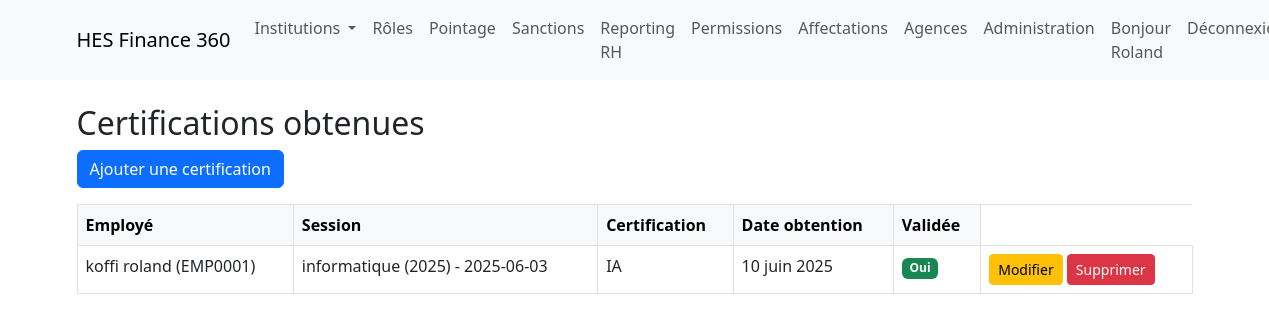
Page /rh/certifications/ (signed in) on the committed database.
### rh/models.py (models this page shows, shortened)
class CertificationEmploye(models.Model):
    employe = models.ForeignKey('institutions.Employe', on_delete=models.CASCADE, related_name='certifications_formation')
    session = models.ForeignKey('SessionFormation', on_delete=models.CASCADE, related_name='certifications')
    annee = models.PositiveIntegerField()

class SessionFormation(models.Model):
    formation = models.ForeignKey('Formation', on_delete=models.CASCADE, related_name='sessions')
    date_debut = models.DateField()
    date_fin = models.DateField()
    lieu = models.CharField(max_length=200)
    theme = models.CharField(max_length=200, blank=True, null=True)
    intervenant = models.CharField(max_length=200, blank=True, null=True)

class Formation(models.Model):
    nom = models.CharField(max_length=200)
    description = models.TextField(blank=True, null=True)
    annee = models.PositiveIntegerField()
    def __str__(self):
        return f"{self.nom} ({self.annee})"

### institutions/models.py (models this page shows, shortened)
class Employe(models.Model):
    user = models.OneToOneField(User, on_delete=models.CASCADE, null=True, blank=True, related_name='employe')
    class Meta:
        app_label = 'institutions'
    SEXE_CHOICES = [
        ('M', 'Masculin'),
        ('F', 'Féminin'),
        ('Autre', 'Autre'),
    ]
    SITUATION_CHOICES = [
        ('celibataire', 'Célibataire'),
        ('marie', 'Marié(e)'),
        ('divorce', 'Divorcé(e)'),
        ('veuf', 'Veuf(ve)'),
        ('autre', 'Autre'),
    ]
    CONTRAT_CHOICES = [
        ('CDI', 'CDI'),
        ('CDD', 'CDD'),
        ('Stage', 'Stage'),
        ('Interim', 'Intérim'),
        ('Autre', 'Autre'),
    ]
    STATUT_CHOICES = [
        ('actif', 'Actif'),
        ('inactif', 'Inactif'),
        ('demission', 'Démissionné'),
        ('licencie', 'Licencié'),
    ]
    id = models.AutoField(primary_key=True)
    nom = models.CharField(max_length=100)
    prenom = models.CharField(max_length=100)
    sexe = models.CharField(max_length=10, choices=SEXE_CHOICES)
    date_naissance = models.DateField()
    lieu_naissance = models.CharField(max_length=100)
    nationalite = models.CharField(max_length=50)
    situation_familiale = models.CharField(max_length=20, choices=SITUATION_CHOICES)
    adresse = models.TextField()
    email = models.EmailField(unique=True)
    telephone = models.CharField(max_length=20, unique=True)
    numero_cni = models.CharField(max_length=50)
    photo = models.ImageField(upload_to='photos_employes/', blank=True, null=True)
    date_embauche = models.DateField()
    date_fin_contrat = models.DateField(blank=True, null=True)
    type_contrat = models.CharField(max_length=20, choices=CONTRAT_CHOICES)
    periode_essai = models.CharField(max_length=100, blank=True, null=True)
    agence = models.ForeignKey('agences.Agence', on_delete=models.PROTECT, related_name='employes')
    role = models.ForeignKey(Role, on_delete=models.PROTECT, related_name='employes')
    statut = models.CharField(max_length=20, choices=STATUT_CHOICES, default='actif')
    horaire_travail = models.CharField(max_length=100)
    matricule_interne = models.CharField(max_length=10, unique=True, editable=False)
    salaire_base = models.DecimalField(max_digits=12, decimal_places=2)  # SENSIBLE
    primes = models.JSONField(default=dict, blank=True)
    retenues = models.JSONField(default=dict, blank=True)
    rib_banque = models.CharField(max_length=50)
    heures_supplementaires = models.DecimalField(max_digits=6, decimal_places=2, default=0)
    variables_paie = models.JSONField(default=dict, blank=True)
    diplomes = models.JSONField(default=list, blank=True)
    langues = models.JSONField(default=list, blank=True)
    competences = models.JSONField(default=list, blank=True)
    evaluations = models.JSONField(default=list, blank=True)
    objectifs = models.JSONField(default=list, blank=True)
    mobilite = models.CharField(max_length=100, blank=True, null=True)
    besoins_formation = models.JSONField(default=list, blank=True)
    plan_formation = models.JSONField(default=list, blank=True)
    sessions_suivies = models.JSONField(default=list, blank=True)
    certifications = models.JSONField(default=list, blank=True)
    absences_calculees = models.IntegerField(default=0)
    maladies = models.JSONField(default=list, blank=True)
    accidents = models.JSONField(default=list, blank=True)
    visites_medicales = models.JSONField(default=list, blank=True)
    restrictions_medicales = models.JSONField(default=list, blank=True)
    risques_professionnels = models.JSONField(default=list, blank=True)
    representation_personnel = models.BooleanField(default=False)
    reunions = models.JSONField(default=list, blank=True)
    sanctions = models.JSONField(default=list, blank=True)  # SENSIBLE
    reclamations = models.JSONField(default=list, blank=True)
    contentieux = models.JSONField(default=list, blank=True)
    date_depart = models.DateField(blank=True, null=True)
    motif_depart = models.CharField(max_length=255, blank=True, null=True)
    solde_tout_compte = models.DecimalField(max_digits=12, decimal_places=2, default=0)  # SENSIBLE
    attestation_travail = models.FileField(upload_to='attestations/', blank=True, null=True)
    entretien_sortie = models.TextField(blank=True, null=True)
    droits_post_emploi = models.JSONField(default=list, blank=True)
    date_creation = models.DateTimeField(auto_now_add=True)
    class Meta:
        ordering = ['-date_creation']
        verbose_name = 'Employé'
        verbose_name_plural = 'Employés'
    def __str__(self):
        return f"{self.nom} {self.prenom} ({self.matricule_interne})"

### rh/views/formation.py (the view)
# urls.py: path('certifications/', formation.certifications_list, name='certifications_list'),
@login_required
@permission_required('rh.view_certificationemploye', raise_exception=True)
def certifications_list(request, employe_id=None):
    if employe_id:
        employe = get_object_or_404(Employe, pk=employe_id)
        certifications = CertificationEmploye.objects.filter(employe=employe)
    else:
        employe = None
        certifications = CertificationEmploye.objects.all()
    return render(request, 'rh/formation/certifications_list.html', {'certifications': certifications, 'employe': employe})

### rh/models.py (called while the page is built)
    def __str__(self):
        return f"{self.formation} - {self.date_debut}"

### rh/templates/rh/formation/certifications_list.html
{% extends 'base.html' %}
{% block content %}
<div class="container mt-4">
    <h2>Certifications obtenues{% if employe %} : {{ employe.nom }} {{ employe.prenom }}{% endif %}</h2>
    <a href="{% url 'certification_create' %}" class="btn btn-primary mb-3">Ajouter une certification</a>
    <table class="table table-bordered table-hover">
        <thead class="table-light">
            <tr>
                <th>Employé</th>
                <th>Session</th>
                <th>Certification</th>
                <th>Date obtention</th>
                <th>Validée</th>
            </tr>
        </thead>
        <tbody>
            {% for certification in certifications %}
            <tr>
                <td>{{ certification.employe }}</td>
<td>{{ certification.session }}</td>
<td>{{ certification.certification }}</td>
<td>{{ certification.date_obtention }}</td>
<td>{% if certification.validee %}<span class="badge bg-success">Oui</span>{% else %}<span class="badge bg-secondary">Non</span>{% endif %}</td>
<td>
    <a href="{% url 'certification_update' pk=certification.id %}" class="btn btn-sm btn-warning">Modifier</a>
    <a href="{% url 'certification_delete' pk=certification.id %}" class="btn btn-sm btn-danger">Supprimer</a>
</td>
            </tr>
            {% empty %}
            <tr><td colspan="5">Aucune certification enregistrée.</td></tr>
            {% endfor %}
        </tbody>
    </table>
</div>
{% endblock %}

### templates/base.html (shortened to what this page needs)
<!DOCTYPE html>
<html lang="fr">
<head>
    <link href="https://cdn.jsdelivr.net/npm/bootstrap@5.3.0/dist/css/bootstrap.min.css" rel="stylesheet">
</head>
<body>
    <nav class="navbar navbar-expand-lg navbar-light bg-light mb-4">
      <div class="container">
        <a class="navbar-brand" href="{% url 'institution_list' %}">HES Finance 360</a>
        <div class="collapse navbar-collapse">
          {% if user.is_authenticated %}
          <ul class="navbar-nav me-auto">
            <li class="nav-item dropdown">
              <a class="nav-link dropdown-toggle" href="#" id="navbarDropdown" role="button" data-bs-toggle="dropdown" aria-expanded="false">
                Institutions
              </a>
            </li>
            <li class="nav-item"><a class="nav-link" href="{% url 'roles_list' %}">Rôles</a></li>
            <li class="nav-item"><a class="nav-link" href="{% url 'pointages_list' %}">Pointage</a></li>
            <li class="nav-item"><a class="nav-link" href="{% url 'sanctions_list' %}">Sanctions</a></li>
<li class="nav-item"><a class="nav-link" href="{% url 'reporting_rh' %}">Reporting RH</a></li>
            <li class="nav-item"><a class="nav-link" href="{% url 'permissions_list' %}">Permissions</a></li>
            <li class="nav-item"><a class="nav-link" href="{% url 'affectations_list' %}">Affectations</a></li>
            <li class="nav-item"><a class="nav-link" href="/agences/">Agences</a></li>
            <li class="nav-item"><a class="nav-link" href="/admin/">Administration</a></li>
          </ul>
          <ul class="navbar-nav ms-auto">
            <li class="nav-item"><span class="nav-link">Bonjour {{ user.username }}</span></li>
            <li class="nav-item"><a class="nav-link" href="/admin/logout/">Déconnexion</a></li>
          </ul>
          {% else %}
          <ul class="navbar-nav ms-auto">
            <li class="nav-item"><a class="nav-link" href="/admin/login/">Connexion</a></li>
          </ul>
          {% endif %}
        </div>
      </div>
    </nav>
    {% block content %}{% endblock %}
</body>
</html>

### rows in the picture
CertificationEmploye: employe "koffi roland (EMP0001)", session "informatique (2025) - 2025-06-03", certification "IA", date_obtention "10 juin 2025", validee "Oui"

### other values in the picture
{{ user.username }} "Roland"
